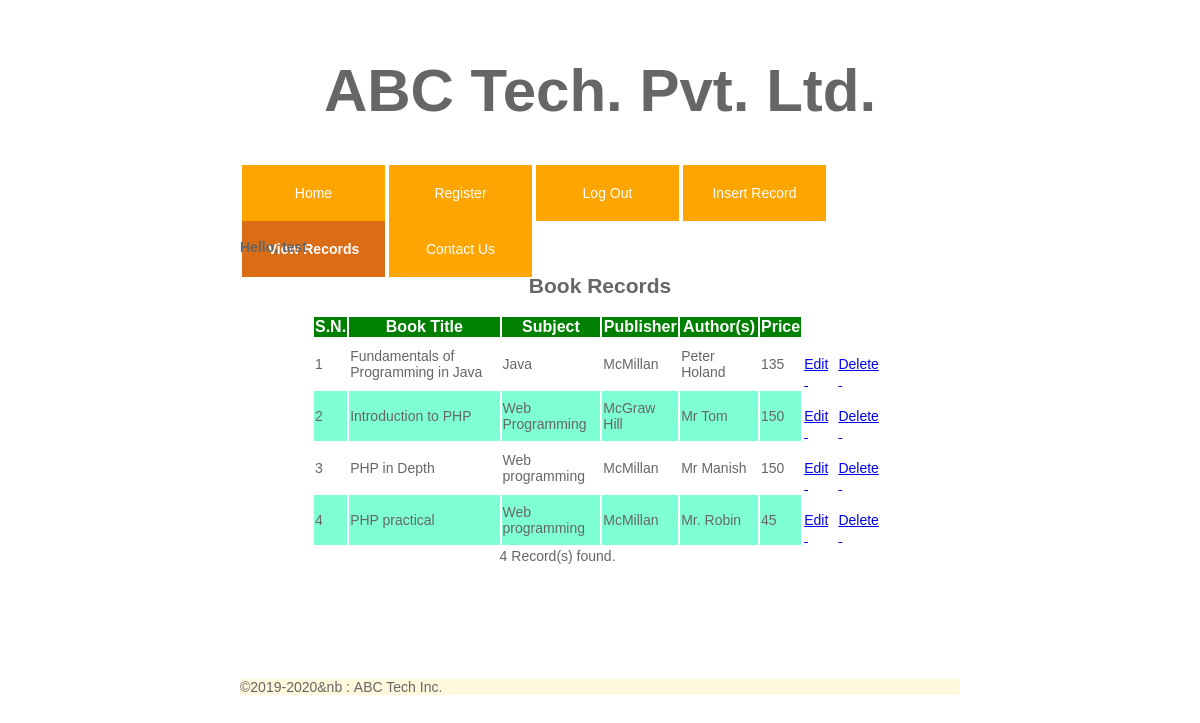
Screenshot of /viewrecords.php (signed in) with the database file from the repository.
### tables this page shows
CREATE TABLE `tblbooks` (
  `id` int(11) NOT NULL,
  `title` varchar(150) NOT NULL,
  `subject` varchar(100) NOT NULL,
  `publisher` varchar(150) NOT NULL,
  `authors` varchar(150) NOT NULL,
  `price` double NOT NULL
);

### viewrecords.php (the view, shortened to what this page needs)
<!DOCTYPE html>
<html>
    <head>
        <link rel="stylesheet" href="_css/main_style.css">
    </head>
    <body>
          <?php
            require_once 'header.php';
        ?>
        <div class="wrapper">
            <div class="home-main-wrapper">
                <?php
                if (!isset($_SESSION['user_name'])) {
                    echo "<h1>Access denied</h1>";
                    echo "<h2>Please, Log in to enable this page</h2>";
                }
                else {
                    echo "<h4>Hello, ". $_SESSION['user_name']. "</h4>";
                    echo "<h2>Book Records </h2>";
                    require_once 'config.php';
                    $query = "select * from tblbooks";
                    $result = mysqli_query($conn, $query);
                    if (mysqli_num_rows($result) > 0) {
                        echo "<div class='table-box'>";
                        echo "<div class='table-holder'>";
                        echo "<table id='books'>";
                        echo "<tr>";
                        echo "<th>S.N.</th>";
                        echo "<th>Book Title</th>";
                        echo "<th>Subject</th>";
                        echo "<th>Publisher</th>";
                        echo "<th>Author(s)</th>";
                        echo "<th>Price</th>";
                        echo "<th style='background-color:white';>&nbsp;</th>";
                        echo "<th style='background-color:white';>&nbsp;</th>";
                        echo "</tr>";
                        $i = 0;
                        while($row = mysqli_fetch_assoc($result))
                        {
                            $i++;
                            echo "<tr>";
                            echo "<td>" . $i . "</td>";
                            echo "<td>" . $row['title'] . "</td>";
                            echo "<td>" . $row['subject'] . "</td>";
                            echo "<td>" . $row['publisher'] . "</td>";
                            echo "<td>" . $row['authors'] . "</td>";
                            echo "<td>" . $row['price'] . "</td>";
                            echo "<td style='background-color:white;valign=center;'>&nbsp;<a href='update_book.php?id=". $row['id']  ."'> Edit &nbsp;</a> </td>";
                            echo "<td style='background-color:white; valign=center;'>&nbsp; <a href='delete_book.php?id=". $row['id']   ."'> Delete &nbsp; </a> </td>";
                            echo "</tr>";
                         }
                         echo "<tr>";
                         echo "<td colspan='6' style='text-align:center';>". $i   ." Record(s) found.</td>";
                         echo "</tr>";
                        echo "</table>";
                        echo "</div>";
                        echo"</div>";
                    }
                    else{
                        echo"<h2>No records found in the database!</h2>";
                    }
                }
                ?>
            </div>
            <br><br><br><br><br><br><br>
        </div>
      <?php
        require_once 'footer.php';
        ?>
    </body>
</html>

### _css/main_style.css (style rules this page uses)
body { margin: 0px; padding: 0px; font-family:Arial, Helvetica, Verdana, sans-serif; font-size:14px; color: #666666; background:#FFFFFF; }
h1, h2, h3 { text-align: center; }
.wrapper { margin:0 20%; padding-top: 0; padding-bottom: 0; }
.table-holder { margin: 0 auto; width: 80%; }
#books th { background-color: green; color: white; font-size: 16px; }
#books tr:nth-child(odd) { background-color: aquamarine ; }

### rows the page displays
tblbooks: title "Fundamentals of Programming in Java", subject "Java", publisher "McMillan", authors "Peter Holand", price "135"
tblbooks: title "Introduction to PHP", subject "Web Programming", publisher "McGraw Hill", authors "Mr Tom", price "150"
tblbooks: title "PHP in Depth", subject "Web programming", publisher "McMillan", authors "Mr Manish", price "150"
tblbooks: title "PHP practical", subject "Web programming", publisher "McMillan", authors "Mr. Robin", price "45"

### other values shown
$_SESSION['user_name'] "test"
$i "4"
